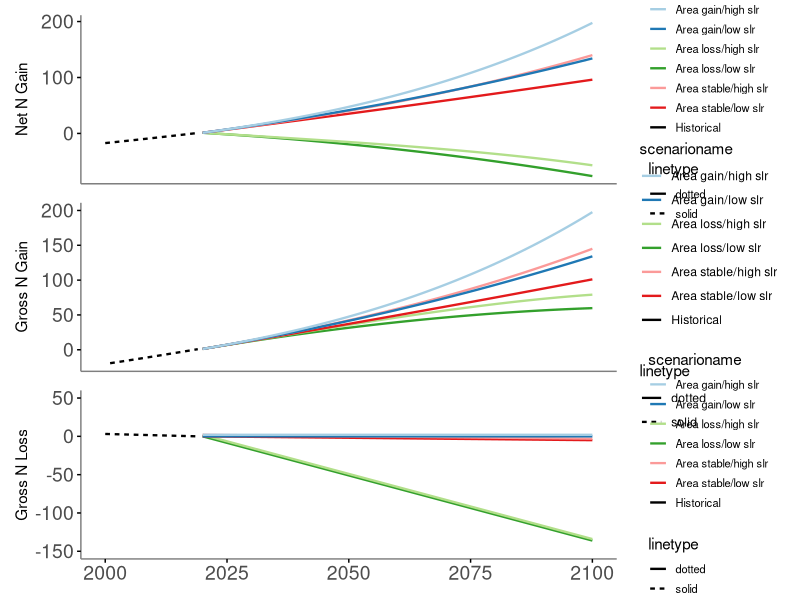
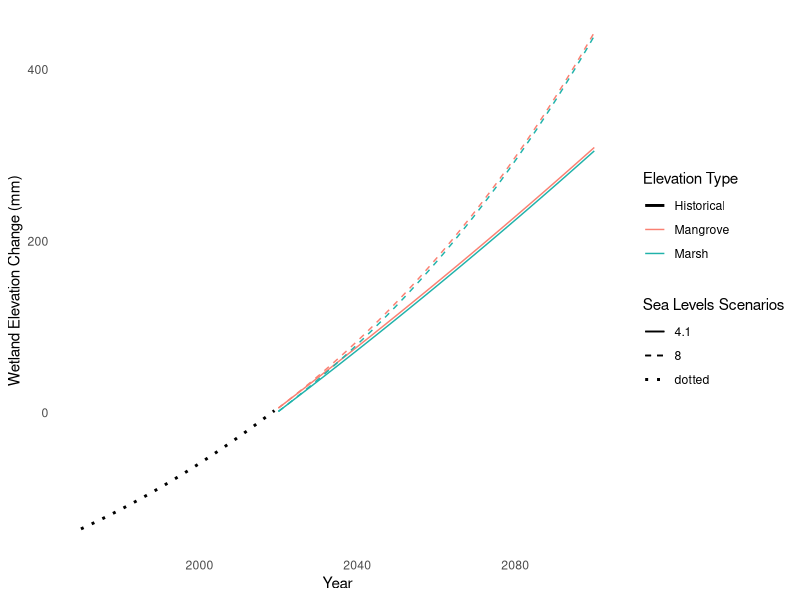
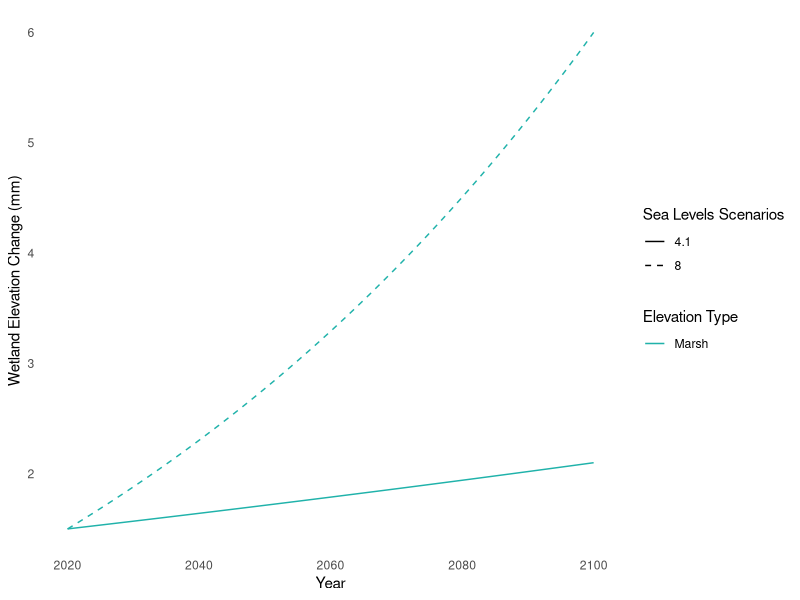
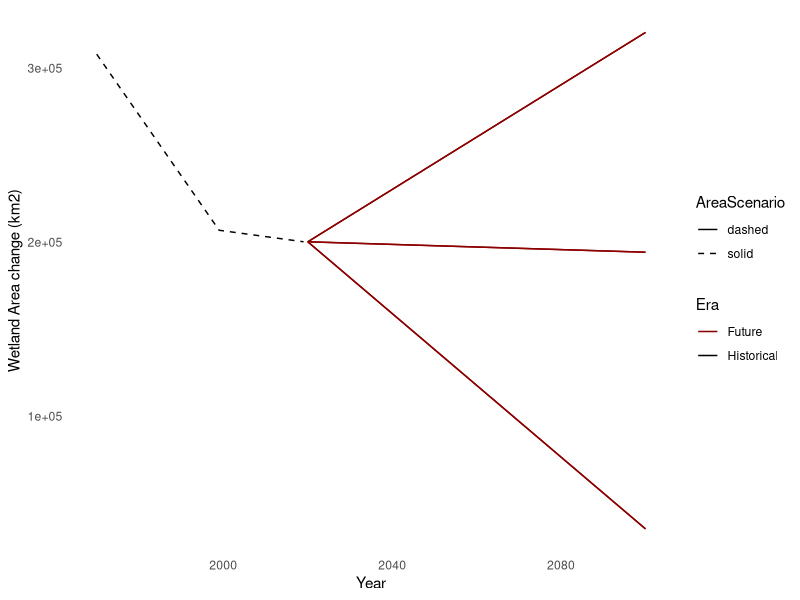
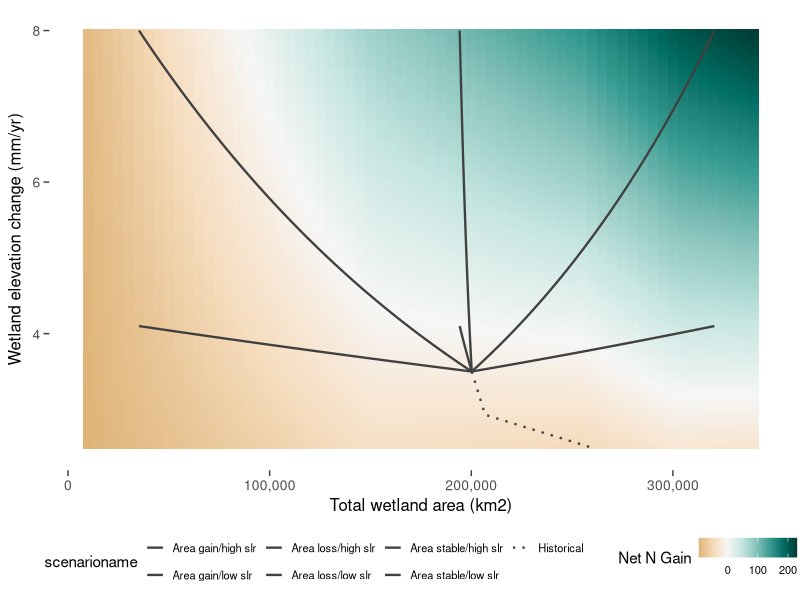

Recreate these plots in R, in order.

library(dplyr)
library(ggplot2)
library(RColorBrewer)
library(patchwork)

# Define the sequence of years
years <- 2020:2100

# Create the data frame for each year
scenarios <- data.frame(
  scenario = rep(1:6, each = length(years)),
  scenarioname = rep(c('Area loss/low slr', 'Area loss/high slr', 'Area stable/low slr', 
                       'Area stable/high slr', 'Area gain/low slr', 'Area gain/high slr'), 
                     each = length(years)),
  R2020 = 3.5,
  R2100 = rep(c(4.1, 8, 4.1, 8, 4.1, 8), each = length(years)),
  A2020marsh = 52880,
  A2020mangrove = 147349,
  year = rep(years, times = 6)
)



# Define the sequence of historical years (1970 to 2019)
historical_years <- 1970:2019

# Create the data frame for the historical scenario
historical <- data.frame(
  scenario = rep(0, length(historical_years)),  # Scenario identifier
  scenarioname = rep('Historical', length(historical_years)),  # Scenario name
  historical_year = historical_years,  # Years from 1970 to 2019
  
  # Linear increase of rSLR from 2.1 to 3.5
  rSLR = seq.int(2.1, 3.5, length.out = length(historical_years)))
#	year year-1970	Atotal	Amarsh	Amangrove
#1970	  0	      308000	  81356	  226712   based on RAMSAR report
#1999	  29	    206764	  53944	  152920  based on Murray et al. 2022
#2019	  49	    200239	  52880	  147359  based on Murray et al. 2022
  
#Using broken linear model for area
historical$Amarsh <- ifelse(historical$historical_year<1999, 
                            (historical$historical_year-1970)*(53944-81356)/29+ 81356, 
                            (historical$historical_year-1970)*(52880-53944)/20+ (55487))
                            
historical$Amangrove <- ifelse(historical$historical_year<1999, 
                               (historical$historical_year-1970)*(152920-226712)/29+ 226712, 
                               (historical$historical_year-1970)*(147359-152920)/20+ (160983))

# Calculate Atotal as Amarsh + Amangrove
historical$Atotal <- historical$Amarsh + historical$Amangrove

# Calculate cumulative sea level (SL) with an adjustment factor
historical$SL <- cumsum(historical$rSLR) - 137.5

# Calculate nitrogen gain for marshes and mangroves in Tg
historical$Ngainmarsh <- ((historical$Amarsh) * (historical$SL / 10) * (1.78 / 1000) * 10^10) / 10^12
historical$Ngainmangrove <- ((historical$Amangrove) * (historical$SL / 10) * (1.63 / 1000) * 10^10) / 10^12
historical$Ngaintotal <- historical$Ngainmarsh + historical$Ngainmangrove

# Set 2020 area averages
historical$A2020marsh <- mean(scenarios$A2020marsh)
historical$A2020mangrove <- mean(scenarios$A2020mangrove)

# Calculate N loss using Ndensity for marsh and mangrove
historical$Nlossmarsh <- ifelse(   
  historical$Amarsh > historical$A2020marsh,
  (historical$Amarsh - historical$A2020marsh) * 30 * (1.78 / 1000) * 10^10 / 10^12,
  0
)

historical$Nlossmangrove <- ifelse(
  historical$Amangrove > historical$A2020mangrove,
  (historical$Amangrove - historical$A2020mangrove) * 30 * (1.63 / 1000) * 10^10 / 10^12, 
  0
)

historical$Nlosstotal <- historical$Nlossmarsh + historical$Nlossmangrove

# Calculate net nitrogen total
historical$netNtotal <- historical$Ngaintotal + historical$Nlosstotal

# View the data frame
print(historical)

##############################################################


# Calculate the exponential function (k) for each SLR scenario
scenarios$k <- log(scenarios$R2100 / scenarios$R2020) / 80

# Calculate the relative sea level rise (rSLR) for each year: rSLR = SLR2020 * e^(k*(year-2020))
scenarios$rSLR <- scenarios$R2020 * exp(scenarios$k * (scenarios$year - 2020))

# Calculate A2100marsh and A2100mangrove for high loss scenarios 1 and 2
scenarios$A2100marsh[scenarios$scenario %in% c(1, 2)] <- scenarios$A2020marsh[scenarios$scenario %in% c(1, 2)] - 20623
scenarios$A2100mangrove[scenarios$scenario %in% c(1, 2)] <- scenarios$A2020mangrove[scenarios$scenario %in% c(1, 2)] - 144412

# Calculate A2100marsh and A2100mangrove for low loss scenarios 3 and 4
scenarios$A2100marsh[scenarios$scenario %in% c(3, 4)] <- scenarios$A2020marsh[scenarios$scenario %in% c(3,4)] -1568
scenarios$A2100mangrove[scenarios$scenario %in% c(3, 4)] <- scenarios$A2020mangrove[scenarios$scenario %in% c(3,4)] -4421

# Calculate A2100marsh and A2100mangrove for high gain scenarios 5 and 6
scenarios$A2100marsh[scenarios$scenario %in% c(5, 6)] <- scenarios$A2020marsh[scenarios$scenario %in% c(5, 6)] + 20905
scenarios$A2100mangrove[scenarios$scenario %in% c(5, 6)] <- scenarios$A2020mangrove[scenarios$scenario %in% c(5, 6)] + 99434

# Calculate Areas for each year
scenarios$Amarsh <- (scenarios$A2100marsh - scenarios$A2020marsh) * (scenarios$year - 2020) / 80 + scenarios$A2020marsh
scenarios$Amangrove <- (scenarios$A2100mangrove - scenarios$A2020mangrove) * (scenarios$year - 2020) / 80 + scenarios$A2020mangrove
scenarios$Atotal <- scenarios$Amarsh + scenarios$Amangrove

# Calculate the cumulative sum of rSLR within each scenario
scenarios <- scenarios %>%
  group_by(scenario) %>%
  mutate(SL = cumsum(rSLR)) %>%
  ungroup()

# wetland elevation gain, marsh maximal gain is 5 mm yr-1, mangrove max = 7.8, if rSLR > than the max, wetland elevation gain = 0
# 9-13-24 OK I set it back to just keep up with all SLR
scenarios <- scenarios %>%
  mutate(marshgain = rSLR,  #ifelse(rSLR > 5, 0, rSLR),
         mangrovegain = rSLR) #ifelse(rSLR > 7.8, 0, rSLR))

# Calculate the cumulative sum of marsh and mangrove elevation within each scenario
scenarios <- scenarios %>%
  group_by(scenario) %>%
  mutate(marshelev = cumsum(marshgain), mangroveelev = cumsum(mangrovegain)) %>%
  ungroup()

# Calculate N gain using Ndensity for marsh and mangrove = 1.78 and 1.63 mg N cm-3
scenarios$Ngainmarsh <- ((scenarios$Amarsh) * (scenarios$rSLR/10) * (1.78/1000) *10^10)/10^12
scenarios$Ngainmangrove <- ((scenarios$Amangrove) * (scenarios$rSLR/10) * (1.63/1000) * 10^10)/10^12
scenarios$Ngaintotal <- scenarios$Ngainmarsh + scenarios$Ngainmangrove

#add up annual wetland Ngain through vertical accretion
scenarios <- scenarios %>%  
  group_by(scenario) %>%
  mutate(marshNgain = cumsum(Ngainmarsh), mangroveNgain= cumsum(Ngainmangrove)) %>%
  ungroup()

scenarios$Ngaintotal <- scenarios$marshNgain + scenarios$mangroveNgain

# Calculate N loss using Ndensity for marsh, mangrove = 1.78 and 1.63 mg N cm-3, assuming 30 cm of erosive loss from area that is lost
scenarios$Nlossmarsh <- ifelse(   
  scenarios$Amarsh < scenarios$A2020marsh,
  (scenarios$Amarsh - scenarios$A2020marsh) * 50 * (1.78 / 1000) * 10^10 / 10^12,
  0)
scenarios$Nlossmangrove <- ifelse(
  scenarios$Amangrove < scenarios$A2020mangrove,
  (scenarios$Amangrove - scenarios$A2020mangrove) * 50 * (1.63 / 1000) * 10^10 / 10^12,
  0
)
scenarios$Nlosstotal <- scenarios$Nlossmarsh + scenarios$Nlossmangrove

# Calculate net N change
scenarios$netNmarsh <- scenarios$marshNgain + scenarios$Nlossmarsh
scenarios$netNmangrove <- scenarios$mangroveNgain + scenarios$Nlossmangrove
scenarios$netNtotal <- scenarios$netNmarsh + scenarios$netNmangrove


scenarios$scenarioname <- factor(scenarios$scenarioname, levels = c('Area gain/low slr', 'Area gain/high slr','Area loss/low slr', 'Area loss/high slr', 'Area stable/low slr', 
                                                                    'Area stable/high slr' ))


# Define plot colors
plot_colors <- brewer.pal(6, "Paired")



####################################################
# Create a common legend theme
legend_theme <- theme(
  legend.position = "right",
  legend.box = "vertical",
  legend.text = element_text(size = 8),
  legend.key.size = unit(0.5, 'cm'),      # Size of legend keys
  legend.spacing.x = unit(0.5, 'cm'),    # Horizontal spacing between legend items
  legend.spacing.y = unit(0.2, 'cm')     # Vertical spacing between legend items
)

##################################################################
#####CONTOUR

# Create a grid of values for the background contour representing net N gain
# 9-5-2024

rSLR_values <- seq(2.5, 8, by = .05)  # SL increments of 0.1 for smoothness
Amarsh_values <- seq(min(5000), max(90000), by = 5000)  # Amarsh increments of 5000 for better resolution
Amangrove_values <- seq(min(5000), max(250000), by = 5000)  # Amangrove increments of 5000 for better resolution

contour_grid <- expand.grid(
  
  rSLR = rSLR_values,
  Amarsh = Amarsh_values,
  Amangrove = Amangrove_values
)

# Calculate SL based on rSLR at 2100  I think this is a problem 
contour_grid$SL <- contour_grid$rSLR*78.8-250 #+ 256

# Calculate Atotal
contour_grid$Atotal <- contour_grid$Amarsh + contour_grid$Amangrove

# Calculate N gain for the contour scenario
contour_grid$Ngainmarsh <- ((contour_grid$Amarsh) * (contour_grid$SL/10) * (1.78/1000) * 10^10) / 10^12
contour_grid$Ngainmangrove <- ((contour_grid$Amangrove) * (contour_grid$SL/10) * (1.78/1000) * 10^10) / 10^12
contour_grid$Ngaintotal <- contour_grid$Ngainmarsh + contour_grid$Ngainmangrove

# Calculate N loss for the contour scenario
contour_grid$Nlossmarsh <- ifelse(   
  contour_grid$Amarsh < min(scenarios$A2020marsh),
  (contour_grid$Amarsh - min(scenarios$A2020marsh)) * 30 * (1.78 / 1000) * 10^10 / 10^12,
  0)
contour_grid$Nlossmangrove <- ifelse(
  contour_grid$Amangrove < min(scenarios$A2020mangrove),
  (contour_grid$Amangrove - min(scenarios$A2020mangrove)) * 30 * (1.63 / 1000) * 10^10 / 10^12,
  0
)
contour_grid$Nlosstotal <- contour_grid$Nlossmarsh + contour_grid$Nlossmangrove

# Calculate net N change for the contour scenario
contour_grid$netNmarsh <- contour_grid$Ngainmarsh + contour_grid$Nlossmarsh
contour_grid$netNmangrove <- contour_grid$Ngainmangrove + contour_grid$Nlossmangrove
contour_grid$netNtotal <- contour_grid$netNmarsh + contour_grid$netNmangrove


########################################


# Specify the folder for saving the recategorized data
Scenarios <- "Scenarios"

# Create the output folder if it doesn't exist
if (!dir.exists(Scenarios)) dir.create(Scenarios)

# Write the recategorized data frame to a new CSV file in the "Recategorized" folder
Scenarios <- file.path(Scenarios, "scenarios.csv")
write.csv(scenarios, Scenarios, row.names = FALSE)



#####################################################
#####################################################

# Merge historical data into scenarios data frame for plotting
historical_plot_data <- historical %>%
  select(historical_year, Ngainmarsh, Ngainmangrove, Ngaintotal, Nlossmarsh, Nlossmangrove, Nlosstotal, netNtotal, Atotal, SL,rSLR) %>%
  mutate(
    year = historical_year,
    scenarioname = "Historical",  # Set a unique name for historical data
    scenario = 0  # Use a distinct identifier for historical data
  )


library(ggplot2)
library(dplyr)
library(patchwork)

# Define line types for scenarios
line_types <- c("solid", "dashed")  # Solid for other scenarios, Dashed for scenario = 0

# Combine historical and scenario data
combined_data <- bind_rows(scenarios, historical_plot_data)


# Define a new column in combined_data to specify the line type
combined_data <- combined_data %>%
  mutate(linetype = ifelse(scenario == 0, "solid", "dotted"))

# Plot net N over time
plot_netN <- ggplot(combined_data, aes(x = year, y = netNtotal, color = scenarioname, group = scenario, linetype = linetype)) +
  geom_line(size=.8) +
  scale_color_manual(values = c(plot_colors, "black")) +  # Add color for historical data
  #scale_linetype_manual(values = line_types) +  # Apply custom line types
  labs(title = NULL, x = "Year", y = "Net N Gain") +
  theme_minimal() +
  theme(axis.title.x = element_blank(), axis.ticks.y = element_line(size=.5), axis.text.y = element_text(size = 14), axis.text.x=element_blank(),axis.line = element_line(size=.5, color="gray50"), panel.grid.major = element_blank(), panel.grid.minor = element_blank()) +
  scale_x_continuous(limits = c(2000, 2100)) +  # Set x-axis limits to start at 2000
  legend_theme

# Plot gross N gain over time
plot_Ngain <- ggplot(combined_data, aes(x = year, y = Ngaintotal, color = scenarioname, group = scenario, linetype = linetype)) +
  geom_line(size=.8) +
  scale_color_manual(values = c(plot_colors, "black")) +  # Add color for historical data
  #scale_linetype_manual(values = line_types) +  # Apply custom line types
  labs(title = NULL, x = "Year", y = "Gross N Gain") +
  theme_minimal() +
  theme(axis.title.x = element_blank(), axis.ticks.y = element_line(size=.5), axis.text.y = element_text(size = 14),axis.text.x=element_blank(),axis.line = element_line(size=.5, color="gray50"),panel.grid.major = element_blank(), panel.grid.minor = element_blank()) +
  scale_x_continuous(limits = c(2000, 2100)) +  # Set x-axis limits to start at 2000
  scale_y_continuous(limits = c(-20, 200))
  legend_theme

  
  #jitter N Loss so that all traces can be seen 
 
  jittered_data <- combined_data %>%
    mutate(Nlosstotal = ifelse(is.na(R2100), 
                               Nlosstotal, 
                               ifelse(R2100 > 5, 
                                      Nlosstotal + 2, 
                                      Nlosstotal)))
  
# Plot N loss over time
plot_Nloss <- ggplot(jittered_data, aes(x = year, y = Nlosstotal, color = scenarioname, group = scenario, linetype = linetype)) +
  geom_line(size=.8) +
  scale_color_manual(values = c(plot_colors, "black")) +  # Add color for historical data
  #scale_linetype_manual(values = line_types) +  # Apply custom line types
  labs(title = NULL, x = "Year", y = "Gross N Loss") +
  theme_minimal() +
  theme(axis.title.x = element_blank(), axis.ticks = element_line(size=.5), axis.text = element_text(size = 14), axis.line = element_line(size=.5, color="gray50"), panel.grid.major = element_blank(), panel.grid.minor = element_blank()) +
  scale_x_continuous(limits = c(2000, 2100)) + 
  scale_y_continuous(limits = c(-150, 50)) + 
  legend_theme

# Combine the plots into a vertical layout
N_by_year <- plot_netN / plot_Ngain / plot_Nloss

# Display the combined plot
print(N_by_year)


###########################################################
# Plot elevation by year

# Combined plot: Overlay mangrove and marsh elevation for each R2100 level
plot_combined_elev_year <- ggplot(scenarios) +
  
  # Line for mangrove elevation at each R2100 level
  geom_line(aes(x = year, y = mangroveelev + 2, color = "Mangrove", linetype = as.factor(R2100), group = interaction(R2100, "Mangrove"))) +
  
  # Line for marsh elevation at each R2100 level
  geom_line(aes(x = year, y = marshelev - 2, color = "Marsh", linetype = as.factor(R2100), group = interaction(R2100, "Marsh"))) +
  
  # Add dotted line for historical data
  geom_line(data = historical_plot_data, aes(x = historical_year, y = SL, color = "Historical", linetype = "dotted"), size = 1) +
  
  # Define colors for mangrove vs marsh and historical data
  scale_color_manual(values = c("Mangrove" = "salmon", "Marsh" = "lightseagreen", "Historical" = "black")) +
  
  # Different linetypes for R2100 levels
  scale_linetype_manual(values = c("solid", "dashed", "dotted", "dotdash", "longdash", "dotted")) +  # Ensure dotted is added for historical data
  
  labs(title = NULL, x = "Year", y = "Wetland Elevation Change (mm)") +
  
  # Minimal theme and remove gridlines
  theme_minimal() +
  theme(panel.grid.major = element_blank(), panel.grid.minor = element_blank(), legend.position = "right") +
  
  # Customize legends for both color (mangrove vs marsh vs historical) and linetype (R2100 levels)
  guides(color = guide_legend(title = "Elevation Type"), linetype = guide_legend(title = "Sea Levels Scenarios"))

# Print the combined plot
print(plot_combined_elev_year)

###########################################################
# Plot rSLR by year

# Combined plot: Overlay mangrove and marsh elevation for each R2100 level
plot_combined_elev_year <- ggplot(scenarios) +
  
  # Line for mangrove elevation at each R2100 level
 # geom_line(aes(x = year, y = rSLR + 2, color = "Mangrove", linetype = as.factor(R2100), group = interaction(R2100, "Mangrove"))) +
  
  # Line for marsh elevation at each R2100 level
 geom_line(aes(x = year, y = rSLR - 2, color = "Marsh", linetype = as.factor(R2100))) +
  
  # Add dotted line for historical data
 # geom_line(data = historical_plot_data, aes(x = historical_year, y = SL, color = "Historical", linetype = "dotted"), size = 1) +
  
  # Define colors for mangrove vs marsh and historical data
  scale_color_manual(values = c("Mangrove" = "salmon", "Marsh" = "lightseagreen", "Historical" = "black")) +
  
  # Different linetypes for R2100 levels
  scale_linetype_manual(values = c("solid", "dashed", "dotted", "dotdash", "longdash", "dotted")) +  # Ensure dotted is added for historical data
  
  labs(title = NULL, x = "Year", y = "Wetland Elevation Change (mm)") +
  
  # Minimal theme and remove gridlines
  theme_minimal() +
  theme(panel.grid.major = element_blank(), panel.grid.minor = element_blank(), legend.position = "right") +
  
  # Customize legends for both color (mangrove vs marsh vs historical) and linetype (R2100 levels)
  guides(color = guide_legend(title = "Elevation Type"), linetype = guide_legend(title = "Sea Levels Scenarios"))

# Print the combined plot
print(plot_combined_elev_year)

####################################################
#Plot area by year 
# Combined plot: Overlay mangrove and marsh area
plot_combined_elev_year <- ggplot(scenarios) +
  
  # Line for mangrove elevation at each R2100 level
  geom_line(aes(x = year, y = Atotal, color = "Future", linetype = "dashed", group = scenario)) +
  
  # Line for marsh elevation at each R2100 level
  #geom_line(aes(x = year, y = Amarsh, color = "Marsh", linetype = "solid", group = scenario)) +
  
  # Add dotted line for historical data
  geom_line(data = historical_plot_data, aes(x = historical_year, y = Atotal, color = "Historical", linetype = "solid"), size = 0.5) +
  
  # Define colors for mangrove vs marsh and historical data
  scale_color_manual(values = c("Future" = "red4",  "Historical" = "black")) +
  
  # Different linetypes for scenarios
 scale_linetype_manual(values = c("solid", "dashed", "dotted", "dotdash", "longdash", "dotted", "solid")) +  # Ensure dotted is added for historical data
  
  labs(title = NULL, x = "Year", y = "Wetland Area change (km2)") +
  
  # Minimal theme and remove gridlines
  theme_minimal() +
  theme(panel.grid.major = element_blank(), panel.grid.minor = element_blank(), legend.position = "right") +
  
  # Customize legends for both color (mangrove vs marsh vs historical) and linetype (Area scenarios)
  guides(color = guide_legend(title = "Era"), linetype = guide_legend(title = "AreaScenario"))

# Print the combined plot
print(plot_combined_elev_year)


##################################################################
library(ggplot2)
library(scales)
library(tibble)
library(colorspace)
library(dplyr)  # For filtering

# Filter combined_data for years > 1999
filtered_data <- combined_data %>% filter(year > 1983)


plot_elev_area <- ggplot() +
  
  # Smoothed background with continuous fill
  geom_tile(data = contour_grid, aes(x = Atotal, y = rSLR, fill = netNtotal)) + 
  scale_fill_continuous_divergingx(palette = 'BrBg') + 
  
  # scale_fill_gradient2(name=waiver(), low = "red", mid="white", high = "blue", space = "Lab", na.value = "grey50", guide = "colourbar", aesthetics = "fill") +
  #scale_fill_gradientn(colours=terrain.colors(100))+
  
  #just show years 2000-2100
 
  # Black lines for each scenario
  geom_line(data = filtered_data, aes(x = Atotal, y = rSLR, linetype = scenarioname, group = scenario), 
            color = "gray25", size=0.8) +
  
  # Format x-axis with tick marks and comma-separated labels
  scale_x_continuous(name = "Total wetland area (km2)", labels = comma) +
  
  # Define different dash types for scenarios
  scale_linetype_manual(values = c("solid", "solid", "solid", "solid", "solid", "solid", "dotted")) +
  
  # Customize labels
  labs(title = NULL, y = expression("Wetland elevation change (mm/yr)")) +
  
  # Adjust the theme
  theme_minimal() +
  theme(
    panel.grid = element_blank(),
    panel.grid.major = element_blank(),  # Remove major gridlines
    panel.grid.minor = element_blank(),  # Remove minor gridlines
    axis.ticks = element_line(color = "gray25"),  # Set ticks color
    axis.ticks.length = unit(0.15, 'cm'),  # Set tick length
    panel.border=element_blank(),
    axis.text= element_text(size = 10),
    axis.title = element_text(size = 12),
    axis.ticks.x = element_line(size = 0.5),  # Customize X-axis ticks
    axis.ticks.y = element_line(size = 0.5),  # Customize Y-axis ticks
    legend.position = "bottom",  # Position legend to the right
    legend.box = "horizontal", 
    legend.text = element_text(size = 8),
    legend.key.size = unit(0.5, 'cm'),
    legend.spacing.x = unit(0.5, 'cm'),
    legend.spacing.y = unit(0.2, 'cm')
  ) +
  
  # Add a colorbar legend for the fill
  guides(fill = guide_colorbar(title = "Net N Gain"))

# Plot
print(plot_elev_area)


